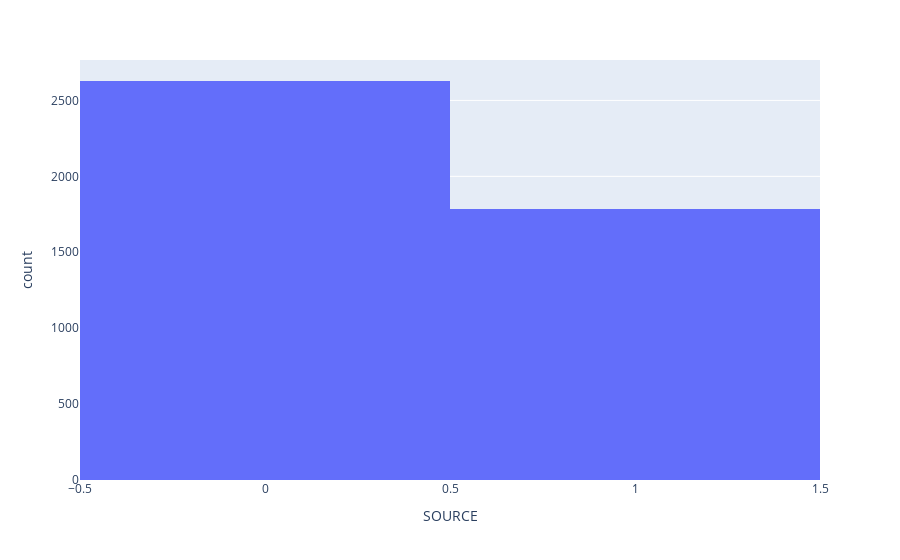

This figure's notebook cell:
### Markdown cell above
#### Target Variable
* **name:** 'SOURCE'
* **classes:** {'in': 1, 'out': 0}

### Code cell
import plotly.express as px

fig = px.histogram(data, x='SOURCE')

fig.show()

### Figure 1 — Plotly figure (JSON) as saved in the notebook; plotly's stock layout.template omitted (floating-point values rounded to 4 significant figures; data arrays with more than 128 entries replaced by an {"elided": "..."} marker saying what was removed)
{"data": [{"alignmentgroup": "True", "bingroup": "x", "hovertemplate": "SOURCE=%{x}<br>count=%{y}<extra></extra>", "legendgroup": "", "marker": {"color": "#636efa", "pattern": {"shape": ""}}, "name": "", "offsetgroup": "", "orientation": "v", "showlegend": false, "type": "histogram", "x": {"elided": "4412 int values"}, "xaxis": "x", "yaxis": "y"}], "layout": {"barmode": "relative", "legend": {"tracegroupgap": 0}, "margin": {"t": 60}, "xaxis": {"anchor": "y", "domain": [0.0, 1.0], "title": {"text": "SOURCE"}}, "yaxis": {"anchor": "x", "domain": [0.0, 1.0], "title": {"text": "count"}}}}
